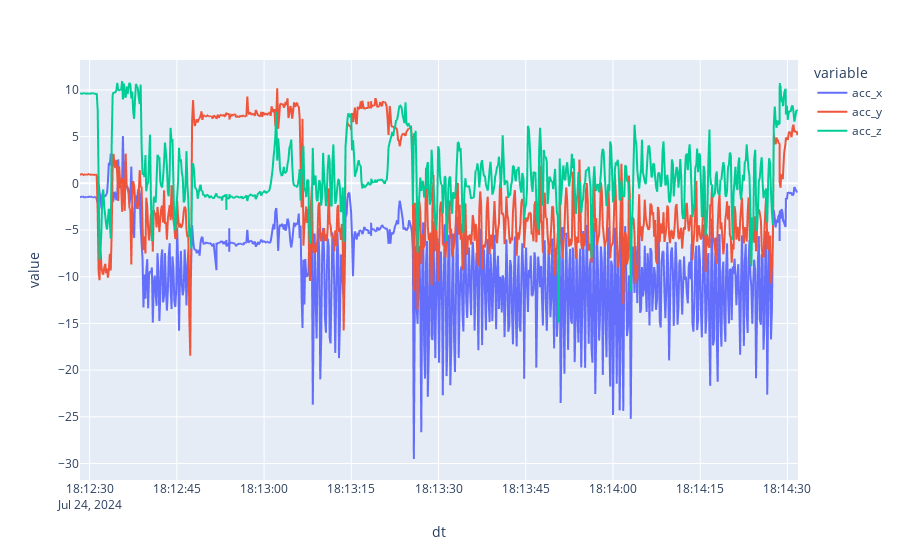

The notebook cell saved with this chart:
### Code cell
fig = px.line(df, x='dt', y=['acc_x', 'acc_y', 'acc_z'])
fig.update_traces(connectgaps=True)
fig.show()

### Figure 1 — Plotly figure (JSON) as saved in the notebook; plotly's stock layout.template omitted (floating-point values rounded to 4 significant figures; data arrays with more than 128 entries replaced by an {"elided": "..."} marker saying what was removed)
{"data": [{"connectgaps": true, "hovertemplate": "variable=acc_x<br>dt=%{x}<br>value=%{y}<extra></extra>", "legendgroup": "acc_x", "line": {"color": "#636efa", "dash": "solid"}, "marker": {"symbol": "circle"}, "mode": "lines", "name": "acc_x", "showlegend": true, "type": "scattergl", "x": {"elided": "3831 str values"}, "xaxis": "x", "y": {"elided": "3831 float values"}, "yaxis": "y"}, {"connectgaps": true, "hovertemplate": "variable=acc_y<br>dt=%{x}<br>value=%{y}<extra></extra>", "legendgroup": "acc_y", "line": {"color": "#EF553B", "dash": "solid"}, "marker": {"symbol": "circle"}, "mode": "lines", "name": "acc_y", "showlegend": true, "type": "scattergl", "x": {"elided": "3831 str values"}, "xaxis": "x", "y": {"elided": "3831 float values"}, "yaxis": "y"}, {"connectgaps": true, "hovertemplate": "variable=acc_z<br>dt=%{x}<br>value=%{y}<extra></extra>", "legendgroup": "acc_z", "line": {"color": "#00cc96", "dash": "solid"}, "marker": {"symbol": "circle"}, "mode": "lines", "name": "acc_z", "showlegend": true, "type": "scattergl", "x": {"elided": "3831 str values"}, "xaxis": "x", "y": {"elided": "3831 float values"}, "yaxis": "y"}], "layout": {"legend": {"title": {"text": "variable"}, "tracegroupgap": 0}, "margin": {"t": 60}, "xaxis": {"anchor": "y", "domain": [0, 1], "title": {"text": "dt"}}, "yaxis": {"anchor": "x", "domain": [0, 1], "title": {"text": "value"}}}}
